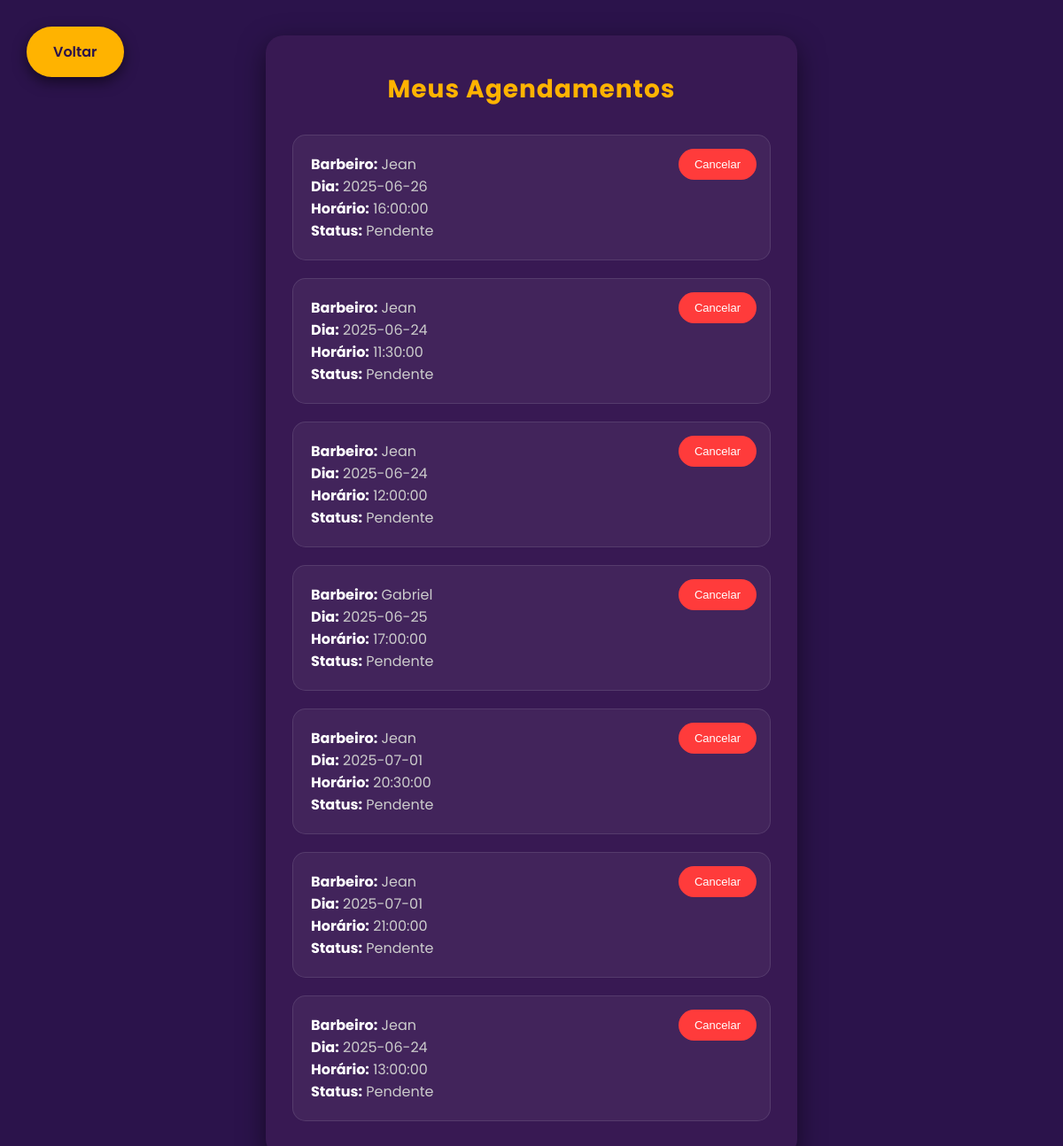
The app's page /pedidos.php (signed in) with its own data.
### tables this page shows
CREATE TABLE `agendamentos` (
  `id` int(11) UNSIGNED NOT NULL,
  `usuario_id` int(11) NOT NULL,
  `barbeiro` varchar(250) NOT NULL,
  `dia` varchar(250) NOT NULL,
  `horario` time NOT NULL,
  `quantidade` int(11) NOT NULL DEFAULT 1,
  `status` varchar(50) NOT NULL DEFAULT 'Pendente'
);

### pedidos.php (the view, shortened to what this page needs)
<!DOCTYPE html>
<html lang="pt-br">
<head>
</head>
<body>
<a href="./inicio.php" class="btn-voltar">Voltar</a>
<div class="container">
    <h1>Meus Agendamentos</h1>
    <?php
    include("conexao.php");
    $usuario_id = $_SESSION['id'];
    $sql = "SELECT id, barbeiro, dia, horario, quantidade, status
            FROM agendamentos
            WHERE usuario_id = '$usuario_id' AND status != 'Concluído'";
    $result = $conexao->query($sql);
    if ($result && $result->num_rows > 0) {
        while ($row = $result->fetch_assoc()) {
            echo "<div class='appointment-item'>";
            echo "<strong>Barbeiro:</strong> {$row['barbeiro']}<br>";
            echo "<strong>Dia:</strong> {$row['dia']}<br>";
            echo "<strong>Horário:</strong> {$row['horario']}<br>";
            echo "<strong>Status:</strong> {$row['status']}<br>";
            echo "<form method='post'>";
            echo "<button type='submit' name='cancelar_agendamento' class='delete-button'>Cancelar</button>";
            echo "</form>";
            echo "</div>";
        }
    } else {
        echo "<br><br><p style='color: var(--branco); text-align: center;'>Você não tem agendamentos no momento.</p>";
    }
    ?>
</div>
</body>
</html>

### pedidos.php (style rules this page uses)
:root { --dourado: #ffb300; --roxo-escuro: #2b134b; --roxo-medio: #3b1e65; --fundo-card: #381953; --branco: #ffffff; --cinza-texto: #cccccc; --vermelho: #ff3b3b; }
* { margin: 0; padding: 0; box-sizing: border-box; }
body { font-family: 'Poppins', sans-serif; background: var(--roxo-escuro); color: var(--cinza-texto); min-height: 100vh; padding: 40px 20px; display: flex; justify-content: center; align-items: flex-start; }
.container { background: var(--fundo-card); width: 100%; max-width: 600px; border-radius: 20px; box-shadow: 0 10px 30px rgba(0,0,0,0.5); padding: 40px 30px 20px; position: relative; animation: fadeIn 0.8s ease forwards; }
h1 { font-size: 28px; color: var(--dourado); text-align: center; margin-bottom: 30px; letter-spacing: 1px; }
.appointment-item { background: rgba(255, 255, 255, 0.05); border: 1px solid rgba(255,255,255,0.1); border-radius: 15px; padding: 20px; margin-bottom: 20px; position: relative; transition: transform 0.3s ease, box-shadow 0.3s; }
.appointment-item strong { color: var(--branco); }
.delete-button { position: absolute; top: 15px; right: 15px; background: var(--vermelho); border: none; color: white; padding: 10px 18px; border-radius: 30px; font-size: 13px; cursor: pointer; transition: 0.3s; }
.btn-voltar { position: fixed; top: 30px; left: 30px; background: var(--dourado); color: var(--roxo-escuro); padding: 16px 30px; border-radius: 40px; text-decoration: none; font-weight: 600; box-shadow: 0 6px 15px rgba(0,0,0,0.5); transition: transform 0.3s; z-index: 999; }

### records on screen
agendamentos: barbeiro "Jean", dia "2025-06-26", horario "16:00:00", status "Pendente"
agendamentos: barbeiro "Jean", dia "2025-06-24", horario "11:30:00", status "Pendente"
agendamentos: barbeiro "Jean", dia "2025-06-24", horario "12:00:00", status "Pendente"
agendamentos: barbeiro "Gabriel", dia "2025-06-25", horario "17:00:00", status "Pendente"
agendamentos: barbeiro "Jean", dia "2025-07-01", horario "20:30:00", status "Pendente"
agendamentos: barbeiro "Jean", dia "2025-07-01", horario "21:00:00", status "Pendente"
agendamentos: barbeiro "Jean", dia "2025-06-24", horario "13:00:00", status "Pendente"
